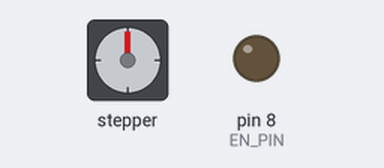
A sketch run on a simulated Arduino Uno, built with avr-gcc and run on an emulated ATmega328P. Parts: stepper motor, output pins drawn as LEDs (lit = HIGH). Stepper angles assume 200 steps per turn; what the sketch prints to the serial monitor is not drawn.

Above: at 0.05 s.
At 0.6 s:
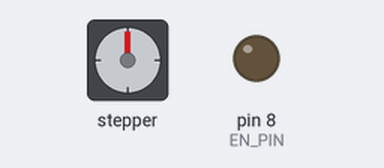
At 1.2 s:
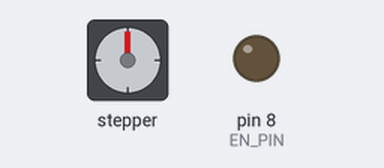
At 2.8 s:
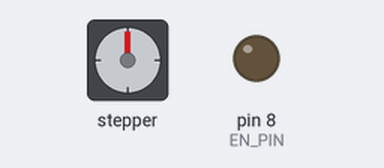
Timing chart, 0 to 7.8 s (numbered marks = the images above):
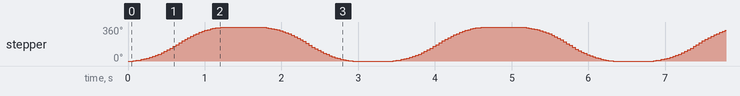

The sketch:

arduino.ino
```cpp
// use `AccelStepper` lib by Mike McCauley
// CNC Shield V3 on an Uno — X axis. Seat a step/dir driver (A4988 / DRV8825 / TMC) in the X socket.
#include <AccelStepper.h>

#define STEP_PIN 2  // X.STEP
#define DIR_PIN 5   // X.DIR
#define EN_PIN 8    // shared enable, active low

AccelStepper stepper(AccelStepper::DRIVER, STEP_PIN, DIR_PIN);

void setup() {
  Serial.begin(9600);
  pinMode(EN_PIN, OUTPUT);
  digitalWrite(EN_PIN, LOW);

  stepper.setMaxSpeed(1000);
  stepper.setAcceleration(500);
  Serial.println("CNC Shield Ready");
}

void loop() {
  stepper.move(200);
  while (stepper.distanceToGo() != 0) {
    stepper.run();
  }
  delay(500);

  stepper.move(-200);
  while (stepper.distanceToGo() != 0) {
    stepper.run();
  }
  delay(500);
}
```

Measured:
- by itself, stepper: turns 360° clockwise in 1.2 s, then 360° counter-clockwise in 1.2 s, repeating every 3.4 s
